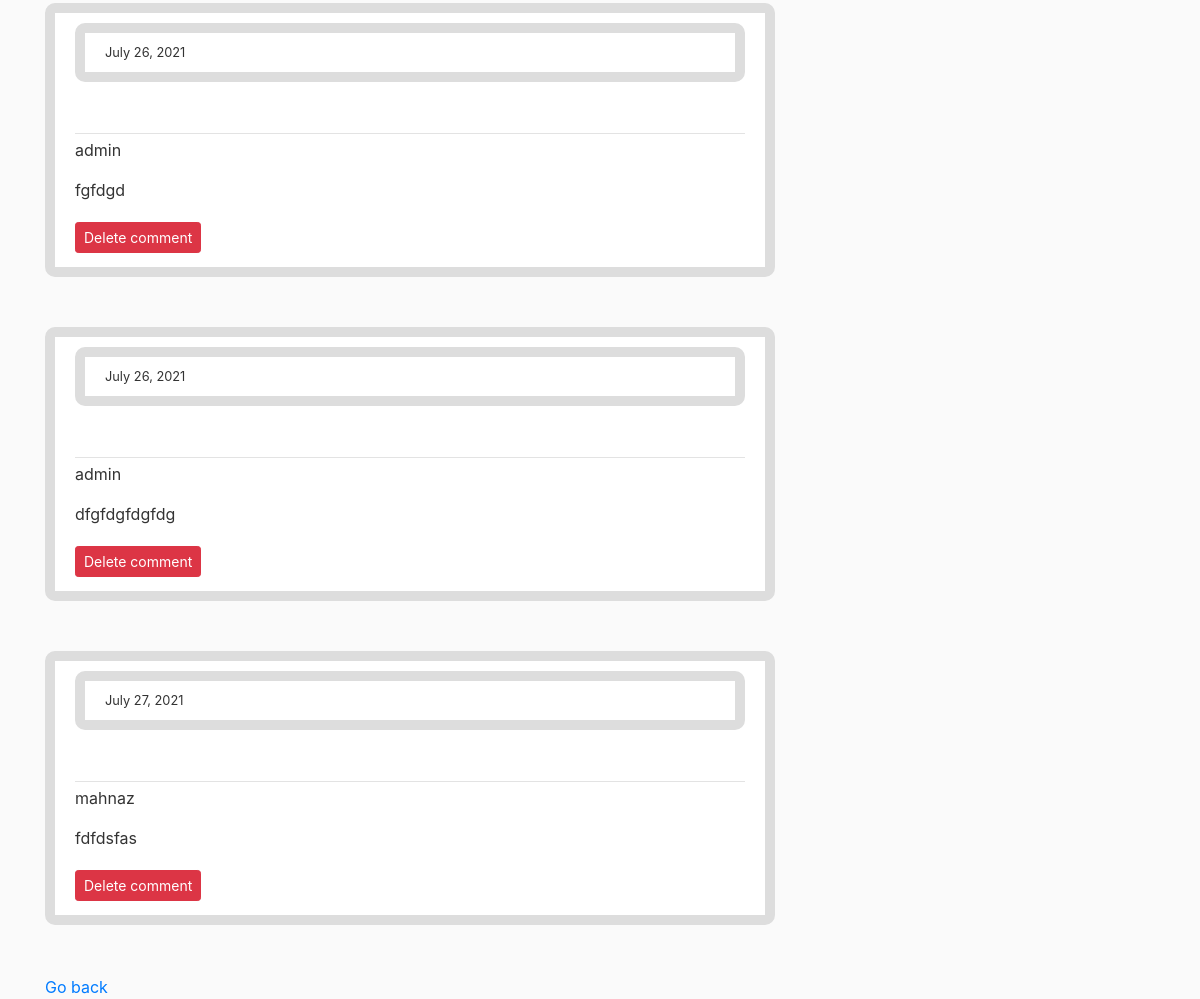
The app's page /blog/post/comments/4/ (lower part), older data.
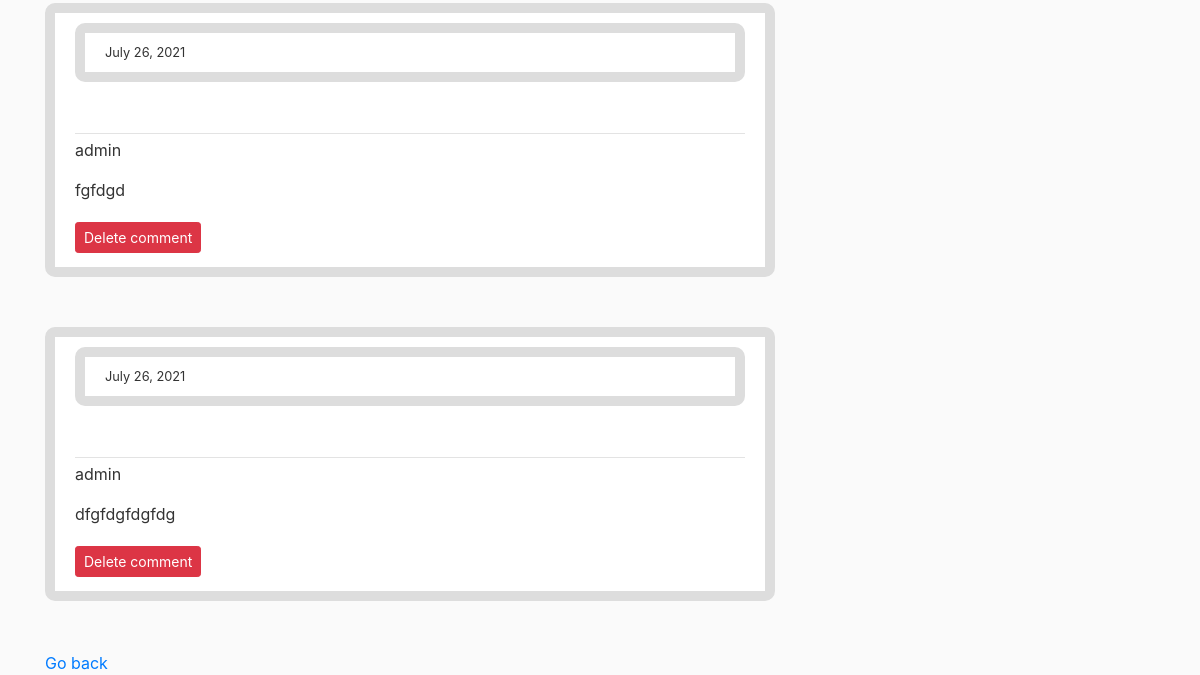
The same page, newer data.
### blog/models.py (models this page shows, shortened)
class Comment(models.Model):
    content = models.TextField()
    date_posted = models.DateTimeField(default=timezone.now)
    author = models.ForeignKey(User, on_delete=models.CASCADE)  # on_delete gøre at hvis en bruger bliver slettet
    post = models.ForeignKey(Post, on_delete=models.CASCADE, related_name="post_comments")

### blog/views.py (the view)
# urls.py: path('post/comments/<int:id>/', PostCommentsView.as_view(), name='post-comments'),
class PostCommentsView(ListView):
    model = Comment
    template_name = 'blog/post_comments.html'
    def get_context_data(self, **kwargs):  # tag post-id og retunere data
        context = super(PostCommentsView, self).get_context_data(**kwargs)
        post = get_object_or_404(Post, id=self.kwargs['id'])
        context = {'comments': Comment.objects.filter(post=post.id)}
        return context

### blog/templates/blog/post_comments.html
{% extends "blog/base.html" %}
{% block content %}
    {% for comment in comments %}
       <comment class="media content-section">
            <div class="media-body">
                <div class="article-metadata">
                    <p><small class="media content-section">{{ comment.date_posted|date:"F d, Y" }}</small></p>
                </div>
                <p> {{comment.author}}</p>
                <p> {{comment.content}}</p>
                <a class="btn btn-danger btn-sm mt-1 mb-1" href="{% url 'blog:comment-delete' comment.id %}">Delete comment </a>
            </div>
       </comment>
    {% endfor %}
<a href="{{request.META.HTTP_REFERER}}">Go back</a>
{% endblock content %}

Row changes from the older to the newer data that the page shows:
removed Comment: date_posted "July 27, 2021", author "mahnaz", content "fdfdsfas"
